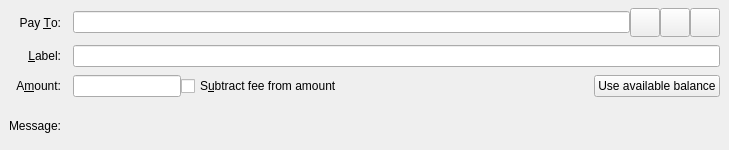
<?xml version="1.0" encoding="UTF-8"?>
<ui version="4.0">
 <class>SendCoinsEntry</class>
 <widget class="QStackedWidget" name="SendCoinsEntry">
  <property name="geometry">
   <rect>
    <x>0</x>
    <y>0</y>
    <width>729</width>
    <height>150</height>
   </rect>
  </property>
  <property name="focusPolicy">
   <enum>Qt::TabFocus</enum>
  </property>
  <property name="autoFillBackground">
   <bool>false</bool>
  </property>
  <widget class="QFrame" name="SendCoins">
   <property name="toolTip">
    <string>This is a normal payment.</string>
   </property>
   <property name="frameShape">
    <enum>QFrame::NoFrame</enum>
   </property>
   <layout class="QGridLayout" name="gridLayout">
    <property name="topMargin">
     <number>8</number>
    </property>
    <property name="bottomMargin">
     <number>4</number>
    </property>
    <property name="horizontalSpacing">
     <number>12</number>
    </property>
    <property name="verticalSpacing">
     <number>8</number>
    </property>
    <item row="0" column="0">
     <widget class="QLabel" name="payToLabel">
      <property name="text">
       <string>Pay &amp;To:</string>
      </property>
      <property name="alignment">
       <set>Qt::AlignRight|Qt::AlignTrailing|Qt::AlignVCenter</set>
      </property>
      <property name="buddy">
       <cstring>payTo</cstring>
      </property>
     </widget>
    </item>
    <item row="0" column="1">
     <layout class="QHBoxLayout" name="payToLayout">
      <property name="spacing">
       <number>0</number>
      </property>
      <item>
       <widget class="QValidatedLineEdit" name="payTo">
        <property name="toolTip">
         <string>The %1 address to send the payment to</string>
        </property>
       </widget>
      </item>
      <item>
       <widget class="QToolButton" name="addressBookButton">
        <property name="toolTip">
         <string>Choose previously used address</string>
        </property>
        <property name="text">
         <string/>
        </property>
        <property name="icon">
         <iconset resource="../vericonomy.qrc">
          <normaloff>:/icons/address-book</normaloff>:/icons/address-book</iconset>
        </property>
        <property name="iconSize">
         <size>
          <width>22</width>
          <height>22</height>
         </size>
        </property>
        <property name="shortcut">
         <string>Alt+A</string>
        </property>
       </widget>
      </item>
      <item>
       <widget class="QToolButton" name="pasteButton">
        <property name="toolTip">
         <string>Paste address from clipboard</string>
        </property>
        <property name="text">
         <string/>
        </property>
        <property name="icon">
         <iconset resource="../vericonomy.qrc">
          <normaloff>:/icons/editpaste</normaloff>:/icons/editpaste</iconset>
        </property>
        <property name="iconSize">
         <size>
          <width>22</width>
          <height>22</height>
         </size>
        </property>
        <property name="shortcut">
         <string>Alt+P</string>
        </property>
       </widget>
      </item>
      <item>
       <widget class="QToolButton" name="deleteButton">
        <property name="toolTip">
         <string>Remove this entry</string>
        </property>
        <property name="text">
         <string/>
        </property>
        <property name="icon">
         <iconset resource="../vericonomy.qrc">
          <normaloff>:/icons/remove</normaloff>:/icons/remove</iconset>
        </property>
        <property name="iconSize">
         <size>
          <width>22</width>
          <height>22</height>
         </size>
        </property>
       </widget>
      </item>
     </layout>
    </item>
    <item row="1" column="0">
     <widget class="QLabel" name="labellLabel">
      <property name="text">
       <string>&amp;Label:</string>
      </property>
      <property name="alignment">
       <set>Qt::AlignRight|Qt::AlignTrailing|Qt::AlignVCenter</set>
      </property>
      <property name="buddy">
       <cstring>addAsLabel</cstring>
      </property>
     </widget>
    </item>
    <item row="1" column="1">
     <widget class="QLineEdit" name="addAsLabel">
      <property name="toolTip">
       <string>Enter a label for this address to add it to the list of used addresses</string>
      </property>
     </widget>
    </item>
    <item row="2" column="0">
     <widget class="QLabel" name="amountLabel">
      <property name="text">
       <string>A&amp;mount:</string>
      </property>
      <property name="alignment">
       <set>Qt::AlignRight|Qt::AlignTrailing|Qt::AlignVCenter</set>
      </property>
      <property name="buddy">
       <cstring>payAmount</cstring>
      </property>
     </widget>
    </item>
    <item row="2" column="1">
     <layout class="QHBoxLayout" name="horizontalLayoutAmount" stretch="0,1,0">
      <item>
       <widget class="BitcoinAmountField" name="payAmount">
         <property name="toolTip">
          <string>The amount to send in the selected unit</string>
         </property>
       </widget>
      </item>
      <item>
       <widget class="QCheckBox" name="checkboxSubtractFeeFromAmount">
        <property name="toolTip">
         <string>The fee will be deducted from the amount being sent. The recipient will receive less %1s than you enter in the amount field. If multiple recipients are selected, the fee is split equally.</string>
        </property>
        <property name="text">
         <string>S&amp;ubtract fee from amount</string>
        </property>
       </widget>
      </item>
      <item>
       <widget class="QPushButton" name="useAvailableBalanceButton">
        <property name="text">
         <string>Use available balance</string>
        </property>
       </widget>
      </item>
     </layout>
    </item>
    <item row="3" column="0">
     <widget class="QLabel" name="messageLabel">
      <property name="text">
       <string>Message:</string>
      </property>
      <property name="alignment">
       <set>Qt::AlignRight|Qt::AlignTrailing|Qt::AlignVCenter</set>
      </property>
     </widget>
    </item>
    <item row="3" column="1">
     <widget class="QLabel" name="messageTextLabel">
      <property name="toolTip">
       <string>A message that was attached to the %1: URI which will be stored with the transaction for your reference. Note: This message will not be sent over the %2 network.</string>
      </property>
      <property name="textFormat">
       <enum>Qt::PlainText</enum>
      </property>
     </widget>
    </item>
   </layout>
  </widget>
  <widget class="QFrame" name="SendCoins_UnauthenticatedPaymentRequest">
   <property name="palette">
    <palette>
     <active>
      <colorrole role="WindowText">
       <brush brushstyle="SolidPattern">
        <color alpha="255">
         <red>0</red>
         <green>0</green>
         <blue>0</blue>
        </color>
       </brush>
      </colorrole>
      <colorrole role="Button">
       <brush brushstyle="SolidPattern">
        <color alpha="255">
         <red>255</red>
         <green>255</green>
         <blue>127</blue>
        </color>
       </brush>
      </colorrole>
      <colorrole role="Light">
       <brush brushstyle="SolidPattern">
        <color alpha="255">
         <red>255</red>
         <green>255</green>
         <blue>255</blue>
        </color>
       </brush>
      </colorrole>
      <colorrole role="Midlight">
       <brush brushstyle="SolidPattern">
        <color alpha="255">
         <red>255</red>
         <green>255</green>
         <blue>191</blue>
        </color>
       </brush>
      </colorrole>
      <colorrole role="Dark">
       <brush brushstyle="SolidPattern">
        <color alpha="255">
         <red>127</red>
         <green>127</green>
         <blue>63</blue>
        </color>
       </brush>
      </colorrole>
      <colorrole role="Mid">
       <brush brushstyle="SolidPattern">
        <color alpha="255">
         <red>170</red>
         <green>170</green>
         <blue>84</blue>
        </color>
       </brush>
      </colorrole>
      <colorrole role="Text">
       <brush brushstyle="SolidPattern">
        <color alpha="255">
         <red>0</red>
         <green>0</green>
         <blue>0</blue>
        </color>
       </brush>
      </colorrole>
      <colorrole role="BrightText">
       <brush brushstyle="SolidPattern">
        <color alpha="255">
         <red>255</red>
         <green>255</green>
         <blue>255</blue>
        </color>
       </brush>
      </colorrole>
      <colorrole role="ButtonText">
       <brush brushstyle="SolidPattern">
        <color alpha="255">
         <red>0</red>
         <green>0</green>
         <blue>0</blue>
        </color>
       </brush>
      </colorrole>
      <colorrole role="Base">
       <brush brushstyle="SolidPattern">
        <color alpha="255">
         <red>255</red>
         <green>255</green>
         <blue>255</blue>
        </color>
       </brush>
      </colorrole>
      <colorrole role="Window">
       <brush brushstyle="SolidPattern">
        <color alpha="255">
         <red>255</red>
         <green>255</green>
         <blue>127</blue>
        </color>
       </brush>
      </colorrole>
      <colorrole role="Shadow">
       <brush brushstyle="SolidPattern">
        <color alpha="255">
         <red>0</red>
         <green>0</green>
         <blue>0</blue>
        </color>
       </brush>
      </colorrole>
      <colorrole role="AlternateBase">
       <brush brushstyle="SolidPattern">
        <color alpha="255">
         <red>255</red>
         <green>255</green>
         <blue>191</blue>
        </color>
       </brush>
      </colorrole>
      <colorrole role="ToolTipBase">
       <brush brushstyle="SolidPattern">
        <color alpha="255">
         <red>255</red>
         <green>255</green>
         <blue>220</blue>
        </color>
       </brush>
      </colorrole>
      <colorrole role="ToolTipText">
       <brush brushstyle="SolidPattern">
        <color alpha="255">
         <red>0</red>
         <green>0</green>
         <blue>0</blue>
        </color>
       </brush>
      </colorrole>
     </active>
     <inactive>
      <colorrole role="WindowText">
       <brush brushstyle="SolidPattern">
        <color alpha="255">
         <red>0</red>
         <green>0</green>
         <blue>0</blue>
        </color>
       </brush>
      </colorrole>
      <colorrole role="Button">
       <brush brushstyle="SolidPattern">
        <color alpha="255">
         <red>255</red>
         <green>255</green>
         <blue>127</blue>
        </color>
       </brush>
      </colorrole>
      <colorrole role="Light">
       <brush brushstyle="SolidPattern">
        <color alpha="255">
         <red>255</red>
         <green>255</green>
         <blue>255</blue>
        </color>
       </brush>
      </colorrole>
      <colorrole role="Midlight">
       <brush brushstyle="SolidPattern">
        <color alpha="255">
         <red>255</red>
         <green>255</green>
         <blue>191</blue>
        </color>
       </brush>
      </colorrole>
      <colorrole role="Dark">
       <brush brushstyle="SolidPattern">
        <color alpha="255">
         <red>127</red>
         <green>127</green>
         <blue>63</blue>
        </color>
       </brush>
      </colorrole>
      <colorrole role="Mid">
       <brush brushstyle="SolidPattern">
        <color alpha="255">
         <red>170</red>
         <green>170</green>
         <blue>84</blue>
        </color>
       </brush>
      </colorrole>
      <colorrole role="Text">
       <brush brushstyle="SolidPattern">
        <color alpha="255">
         <red>0</red>
         <green>0</green>
         <blue>0</blue>
        </color>
       </brush>
      </colorrole>
      <colorrole role="BrightText">
       <brush brushstyle="SolidPattern">
        <color alpha="255">
         <red>255</red>
         <green>255</green>
         <blue>255</blue>
        </color>
       </brush>
      </colorrole>
      <colorrole role="ButtonText">
       <brush brushstyle="SolidPattern">
        <color alpha="255">
         <red>0</red>
         <green>0</green>
         <blue>0</blue>
        </color>
       </brush>
      </colorrole>
      <colorrole role="Base">
       <brush brushstyle="SolidPattern">
        <color alpha="255">
         <red>255</red>
         <green>255</green>
         <blue>255</blue>
        </color>
       </brush>
      </colorrole>
      <colorrole role="Window">
       <brush brushstyle="SolidPattern">
        <color alpha="255">
         <red>255</red>
         <green>255</green>
         <blue>127</blue>
        </color>
       </brush>
      </colorrole>
      <colorrole role="Shadow">
       <brush brushstyle="SolidPattern">
        <color alpha="255">
         <red>0</red>
         <green>0</green>
         <blue>0</blue>
        </color>
       </brush>
      </colorrole>
      <colorrole role="AlternateBase">
       <brush brushstyle="SolidPattern">
        <color alpha="255">
         <red>255</red>
         <green>255</green>
         <blue>191</blue>
        </color>
       </brush>
      </colorrole>
      <colorrole role="ToolTipBase">
       <brush brushstyle="SolidPattern">
        <color alpha="255">
         <red>255</red>
         <green>255</green>
         <blue>220</blue>
        </color>
       </brush>
      </colorrole>
      <colorrole role="ToolTipText">
       <brush brushstyle="SolidPattern">
        <color alpha="255">
         <red>0</red>
         <green>0</green>
         <blue>0</blue>
        </color>
       </brush>
      </colorrole>
     </inactive>
     <disabled>
      <colorrole role="WindowText">
       <brush brushstyle="SolidPattern">
        <color alpha="255">
         <red>127</red>
         <green>127</green>
         <blue>63</blue>
        </color>
       </brush>
      </colorrole>
      <colorrole role="Button">
       <brush brushstyle="SolidPattern">
        <color alpha="255">
         <red>255</red>
         <green>255</green>
         <blue>127</blue>
        </color>
       </brush>
      </colorrole>
      <colorrole role="Light">
       <brush brushstyle="SolidPattern">
        <color alpha="255">
         <red>255</red>
         <green>255</green>
         <blue>255</blue>
        </color>
       </brush>
      </colorrole>
      <colorrole role="Midlight">
       <brush brushstyle="SolidPattern">
        <color alpha="255">
         <red>255</red>
         <green>255</green>
         <blue>191</blue>
        </color>
       </brush>
      </colorrole>
      <colorrole role="Dark">
       <brush brushstyle="SolidPattern">
        <color alpha="255">
         <red>127</red>
         <green>127</green>
         <blue>63</blue>
        </color>
       </brush>
      </colorrole>
      <colorrole role="Mid">
       <brush brushstyle="SolidPattern">
        <color alpha="255">
         <red>170</red>
         <green>170</green>
         <blue>84</blue>
        </color>
       </brush>
      </colorrole>
      <colorrole role="Text">
       <brush brushstyle="SolidPattern">
        <color alpha="255">
         <red>127</red>
         <green>127</green>
         <blue>63</blue>
        </color>
       </brush>
      </colorrole>
      <colorrole role="BrightText">
       <brush brushstyle="SolidPattern">
        <color alpha="255">
         <red>255</red>
         <green>255</green>
         <blue>255</blue>
        </color>
       </brush>
      </colorrole>
      <colorrole role="ButtonText">
       <brush brushstyle="SolidPattern">
        <color alpha="255">
         <red>127</red>
         <green>127</green>
         <blue>63</blue>
        </color>
       </brush>
      </colorrole>
      <colorrole role="Base">
       <brush brushstyle="SolidPattern">
        <color alpha="255">
         <red>255</red>
         <green>255</green>
         <blue>127</blue>
        </color>
       </brush>
      </colorrole>
      <colorrole role="Window">
       <brush brushstyle="SolidPattern">
        <color alpha="255">
         <red>255</red>
         <green>255</green>
         <blue>127</blue>
        </color>
       </brush>
      </colorrole>
      <colorrole role="Shadow">
       <brush brushstyle="SolidPattern">
        <color alpha="255">
         <red>0</red>
         <green>0</green>
         <blue>0</blue>
        </color>
       </brush>
      </colorrole>
      <colorrole role="AlternateBase">
       <brush brushstyle="SolidPattern">
        <color alpha="255">
         <red>255</red>
         <green>255</green>
         <blue>127</blue>
        </color>
       </brush>
      </colorrole>
      <colorrole role="ToolTipBase">
       <brush brushstyle="SolidPattern">
        <color alpha="255">
         <red>255</red>
         <green>255</green>
         <blue>220</blue>
        </color>
       </brush>
      </colorrole>
      <colorrole role="ToolTipText">
       <brush brushstyle="SolidPattern">
        <color alpha="255">
         <red>0</red>
         <green>0</green>
         <blue>0</blue>
        </color>
       </brush>
      </colorrole>
     </disabled>
    </palette>
   </property>
   <property name="toolTip">
    <string>This is an unauthenticated payment request.</string>
   </property>
   <property name="autoFillBackground">
    <bool>true</bool>
   </property>
   <property name="frameShape">
    <enum>QFrame::NoFrame</enum>
   </property>
   <layout class="QGridLayout" name="gridLayout_is">
    <property name="spacing">
     <number>12</number>
    </property>
    <item row="0" column="0">
     <widget class="QLabel" name="payToLabel_is">
      <property name="text">
       <string>Pay To:</string>
      </property>
      <property name="alignment">
       <set>Qt::AlignRight|Qt::AlignTrailing|Qt::AlignVCenter</set>
      </property>
     </widget>
    </item>
    <item row="0" column="1">
     <layout class="QHBoxLayout" name="payToLayout_is">
      <property name="spacing">
       <number>0</number>
      </property>
      <item>
       <widget class="QLabel" name="payTo_is"/>
      </item>
      <item>
       <widget class="QToolButton" name="deleteButton_is">
        <property name="toolTip">
         <string>Remove this entry</string>
        </property>
        <property name="text">
         <string/>
        </property>
        <property name="icon">
         <iconset resource="../vericonomy.qrc">
          <normaloff>:/icons/remove</normaloff>:/icons/remove</iconset>
        </property>
       </widget>
      </item>
     </layout>
    </item>
    <item row="1" column="0">
     <widget class="QLabel" name="memoLabel_is">
      <property name="text">
       <string>Memo:</string>
      </property>
      <property name="alignment">
       <set>Qt::AlignRight|Qt::AlignTrailing|Qt::AlignVCenter</set>
      </property>
     </widget>
    </item>
    <item row="1" column="1">
     <widget class="QLabel" name="memoTextLabel_is">
      <property name="textFormat">
       <enum>Qt::PlainText</enum>
      </property>
     </widget>
    </item>
    <item row="2" column="0">
     <widget class="QLabel" name="amountLabel_is">
      <property name="text">
       <string>A&amp;mount:</string>
      </property>
      <property name="alignment">
       <set>Qt::AlignRight|Qt::AlignTrailing|Qt::AlignVCenter</set>
      </property>
      <property name="buddy">
       <cstring>payAmount_is</cstring>
      </property>
     </widget>
    </item>
    <item row="2" column="1">
     <widget class="BitcoinAmountField" name="payAmount_is">
      <property name="acceptDrops">
       <bool>false</bool>
      </property>
     </widget>
    </item>
   </layout>
  </widget>
  <widget class="QFrame" name="SendCoins_AuthenticatedPaymentRequest">
   <property name="palette">
    <palette>
     <active>
      <colorrole role="WindowText">
       <brush brushstyle="SolidPattern">
        <color alpha="255">
         <red>0</red>
         <green>0</green>
         <blue>0</blue>
        </color>
       </brush>
      </colorrole>
      <colorrole role="Button">
       <brush brushstyle="SolidPattern">
        <color alpha="255">
         <red>140</red>
         <green>232</green>
         <blue>119</blue>
        </color>
       </brush>
      </colorrole>
      <colorrole role="Light">
       <brush brushstyle="SolidPattern">
        <color alpha="255">
         <red>230</red>
         <green>255</green>
         <blue>224</blue>
        </color>
       </brush>
      </colorrole>
      <colorrole role="Midlight">
       <brush brushstyle="SolidPattern">
        <color alpha="255">
         <red>185</red>
         <green>243</green>
         <blue>171</blue>
        </color>
       </brush>
      </colorrole>
      <colorrole role="Dark">
       <brush brushstyle="SolidPattern">
        <color alpha="255">
         <red>70</red>
         <green>116</green>
         <blue>59</blue>
        </color>
       </brush>
      </colorrole>
      <colorrole role="Mid">
       <brush brushstyle="SolidPattern">
        <color alpha="255">
         <red>93</red>
         <green>155</green>
         <blue>79</blue>
        </color>
       </brush>
      </colorrole>
      <colorrole role="Text">
       <brush brushstyle="SolidPattern">
        <color alpha="255">
         <red>0</red>
         <green>0</green>
         <blue>0</blue>
        </color>
       </brush>
      </colorrole>
      <colorrole role="BrightText">
       <brush brushstyle="SolidPattern">
        <color alpha="255">
         <red>155</red>
         <green>255</green>
         <blue>147</blue>
        </color>
       </brush>
      </colorrole>
      <colorrole role="ButtonText">
       <brush brushstyle="SolidPattern">
        <color alpha="255">
         <red>0</red>
         <green>0</green>
         <blue>0</blue>
        </color>
       </brush>
      </colorrole>
      <colorrole role="Base">
       <brush brushstyle="SolidPattern">
        <color alpha="255">
         <red>119</red>
         <green>255</green>
         <blue>233</blue>
        </color>
       </brush>
      </colorrole>
      <colorrole role="Window">
       <brush brushstyle="SolidPattern">
        <color alpha="255">
         <red>140</red>
         <green>232</green>
         <blue>119</blue>
        </color>
       </brush>
      </colorrole>
      <colorrole role="Shadow">
       <brush brushstyle="SolidPattern">
        <color alpha="255">
         <red>0</red>
         <green>0</green>
         <blue>0</blue>
        </color>
       </brush>
      </colorrole>
      <colorrole role="AlternateBase">
       <brush brushstyle="SolidPattern">
        <color alpha="255">
         <red>197</red>
         <green>243</green>
         <blue>187</blue>
        </color>
       </brush>
      </colorrole>
      <colorrole role="NoRole">
       <brush brushstyle="SolidPattern">
        <color alpha="255">
         <red>125</red>
         <green>194</green>
         <blue>122</blue>
        </color>
       </brush>
      </colorrole>
      <colorrole role="ToolTipBase">
       <brush brushstyle="SolidPattern">
        <color alpha="255">
         <red>255</red>
         <green>255</green>
         <blue>220</blue>
        </color>
       </brush>
      </colorrole>
      <colorrole role="ToolTipText">
       <brush brushstyle="SolidPattern">
        <color alpha="255">
         <red>0</red>
         <green>0</green>
         <blue>0</blue>
        </color>
       </brush>
      </colorrole>
     </active>
     <inactive>
      <colorrole role="WindowText">
       <brush brushstyle="SolidPattern">
        <color alpha="255">
         <red>0</red>
         <green>0</green>
         <blue>0</blue>
        </color>
       </brush>
      </colorrole>
      <colorrole role="Button">
       <brush brushstyle="SolidPattern">
        <color alpha="255">
         <red>140</red>
         <green>232</green>
         <blue>119</blue>
        </color>
       </brush>
      </colorrole>
      <colorrole role="Light">
       <brush brushstyle="SolidPattern">
        <color alpha="255">
         <red>230</red>
         <green>255</green>
         <blue>224</blue>
        </color>
       </brush>
      </colorrole>
      <colorrole role="Midlight">
       <brush brushstyle="SolidPattern">
        <color alpha="255">
         <red>185</red>
         <green>243</green>
         <blue>171</blue>
        </color>
       </brush>
      </colorrole>
      <colorrole role="Dark">
       <brush brushstyle="SolidPattern">
        <color alpha="255">
         <red>70</red>
         <green>116</green>
         <blue>59</blue>
        </color>
       </brush>
      </colorrole>
      <colorrole role="Mid">
       <brush brushstyle="SolidPattern">
        <color alpha="255">
         <red>93</red>
         <green>155</green>
         <blue>79</blue>
        </color>
       </brush>
      </colorrole>
      <colorrole role="Text">
       <brush brushstyle="SolidPattern">
        <color alpha="255">
         <red>0</red>
         <green>0</green>
         <blue>0</blue>
        </color>
       </brush>
      </colorrole>
      <colorrole role="BrightText">
       <brush brushstyle="SolidPattern">
        <color alpha="255">
         <red>155</red>
         <green>255</green>
         <blue>147</blue>
        </color>
       </brush>
      </colorrole>
      <colorrole role="ButtonText">
       <brush brushstyle="SolidPattern">
        <color alpha="255">
         <red>0</red>
         <green>0</green>
         <blue>0</blue>
        </color>
       </brush>
      </colorrole>
      <colorrole role="Base">
       <brush brushstyle="SolidPattern">
        <color alpha="255">
         <red>119</red>
         <green>255</green>
         <blue>233</blue>
        </color>
       </brush>
      </colorrole>
      <colorrole role="Window">
       <brush brushstyle="SolidPattern">
        <color alpha="255">
         <red>140</red>
         <green>232</green>
         <blue>119</blue>
        </color>
       </brush>
      </colorrole>
      <colorrole role="Shadow">
       <brush brushstyle="SolidPattern">
        <color alpha="255">
         <red>0</red>
         <green>0</green>
         <blue>0</blue>
        </color>
       </brush>
      </colorrole>
      <colorrole role="AlternateBase">
       <brush brushstyle="SolidPattern">
        <color alpha="255">
         <red>197</red>
         <green>243</green>
         <blue>187</blue>
        </color>
       </brush>
      </colorrole>
      <colorrole role="NoRole">
       <brush brushstyle="SolidPattern">
        <color alpha="255">
         <red>125</red>
         <green>194</green>
         <blue>122</blue>
        </color>
       </brush>
      </colorrole>
      <colorrole role="ToolTipBase">
       <brush brushstyle="SolidPattern">
        <color alpha="255">
         <red>255</red>
         <green>255</green>
         <blue>220</blue>
        </color>
       </brush>
      </colorrole>
      <colorrole role="ToolTipText">
       <brush brushstyle="SolidPattern">
        <color alpha="255">
         <red>0</red>
         <green>0</green>
         <blue>0</blue>
        </color>
       </brush>
      </colorrole>
     </inactive>
     <disabled>
      <colorrole role="WindowText">
       <brush brushstyle="SolidPattern">
        <color alpha="255">
         <red>70</red>
         <green>116</green>
         <blue>59</blue>
        </color>
       </brush>
      </colorrole>
      <colorrole role="Button">
       <brush brushstyle="SolidPattern">
        <color alpha="255">
         <red>140</red>
         <green>232</green>
         <blue>119</blue>
        </color>
       </brush>
      </colorrole>
      <colorrole role="Light">
       <brush brushstyle="SolidPattern">
        <color alpha="255">
         <red>230</red>
         <green>255</green>
         <blue>224</blue>
        </color>
       </brush>
      </colorrole>
      <colorrole role="Midlight">
       <brush brushstyle="SolidPattern">
        <color alpha="255">
         <red>185</red>
         <green>243</green>
         <blue>171</blue>
        </color>
       </brush>
      </colorrole>
      <colorrole role="Dark">
       <brush brushstyle="SolidPattern">
        <color alpha="255">
         <red>70</red>
         <green>116</green>
         <blue>59</blue>
        </color>
       </brush>
      </colorrole>
      <colorrole role="Mid">
       <brush brushstyle="SolidPattern">
        <color alpha="255">
         <red>93</red>
         <green>155</green>
         <blue>79</blue>
        </color>
       </brush>
      </colorrole>
      <colorrole role="Text">
       <brush brushstyle="SolidPattern">
        <color alpha="255">
         <red>70</red>
         <green>116</green>
         <blue>59</blue>
        </color>
       </brush>
      </colorrole>
      <colorrole role="BrightText">
       <brush brushstyle="SolidPattern">
        <color alpha="255">
         <red>155</red>
         <green>255</green>
         <blue>147</blue>
        </color>
       </brush>
      </colorrole>
      <colorrole role="ButtonText">
       <brush brushstyle="SolidPattern">
        <color alpha="255">
         <red>70</red>
         <green>116</green>
         <blue>59</blue>
        </color>
       </brush>
      </colorrole>
      <colorrole role="Base">
       <brush brushstyle="SolidPattern">
        <color alpha="255">
         <red>140</red>
         <green>232</green>
         <blue>119</blue>
        </color>
       </brush>
      </colorrole>
      <colorrole role="Window">
       <brush brushstyle="SolidPattern">
        <color alpha="255">
         <red>140</red>
         <green>232</green>
         <blue>119</blue>
        </color>
       </brush>
      </colorrole>
      <colorrole role="Shadow">
       <brush brushstyle="SolidPattern">
        <color alpha="255">
         <red>0</red>
         <green>0</green>
         <blue>0</blue>
        </color>
       </brush>
      </colorrole>
      <colorrole role="AlternateBase">
       <brush brushstyle="SolidPattern">
        <color alpha="255">
         <red>140</red>
         <green>232</green>
         <blue>119</blue>
        </color>
       </brush>
      </colorrole>
      <colorrole role="NoRole">
       <brush brushstyle="SolidPattern">
        <color alpha="255">
         <red>125</red>
         <green>194</green>
         <blue>122</blue>
        </color>
       </brush>
      </colorrole>
      <colorrole role="ToolTipBase">
       <brush brushstyle="SolidPattern">
        <color alpha="255">
         <red>255</red>
         <green>255</green>
         <blue>220</blue>
        </color>
       </brush>
      </colorrole>
      <colorrole role="ToolTipText">
       <brush brushstyle="SolidPattern">
        <color alpha="255">
         <red>0</red>
         <green>0</green>
         <blue>0</blue>
        </color>
       </brush>
      </colorrole>
     </disabled>
    </palette>
   </property>
   <property name="toolTip">
    <string>This is an authenticated payment request.</string>
   </property>
   <property name="autoFillBackground">
    <bool>true</bool>
   </property>
   <property name="frameShape">
    <enum>QFrame::NoFrame</enum>
   </property>
   <layout class="QGridLayout" name="gridLayout_s">
    <property name="spacing">
     <number>12</number>
    </property>
    <item row="0" column="0">
     <widget class="QLabel" name="payToLabel_s">
      <property name="text">
       <string>Pay To:</string>
      </property>
      <property name="alignment">
       <set>Qt::AlignRight|Qt::AlignTrailing|Qt::AlignVCenter</set>
      </property>
     </widget>
    </item>
    <item row="0" column="1">
     <layout class="QHBoxLayout" name="payToLayout_s">
      <property name="spacing">
       <number>0</number>
      </property>
      <item>
       <widget class="QLabel" name="payTo_s">
        <property name="textFormat">
         <enum>Qt::PlainText</enum>
        </property>
       </widget>
      </item>
      <item>
       <widget class="QToolButton" name="deleteButton_s">
        <property name="toolTip">
         <string>Remove this entry</string>
        </property>
        <property name="text">
         <string/>
        </property>
        <property name="icon">
         <iconset resource="../vericonomy.qrc">
          <normaloff>:/icons/remove</normaloff>:/icons/remove</iconset>
        </property>
       </widget>
      </item>
     </layout>
    </item>
    <item row="1" column="0">
     <widget class="QLabel" name="memoLabel_s">
      <property name="text">
       <string>Memo:</string>
      </property>
      <property name="alignment">
       <set>Qt::AlignRight|Qt::AlignTrailing|Qt::AlignVCenter</set>
      </property>
     </widget>
    </item>
    <item row="1" column="1">
     <widget class="QLabel" name="memoTextLabel_s">
      <property name="textFormat">
       <enum>Qt::PlainText</enum>
      </property>
     </widget>
    </item>
    <item row="2" column="0">
     <widget class="QLabel" name="amountLabel_s">
      <property name="text">
       <string>A&amp;mount:</string>
      </property>
      <property name="alignment">
       <set>Qt::AlignRight|Qt::AlignTrailing|Qt::AlignVCenter</set>
      </property>
      <property name="buddy">
       <cstring>payAmount_s</cstring>
      </property>
     </widget>
    </item>
    <item row="2" column="1">
     <widget class="BitcoinAmountField" name="payAmount_s">
      <property name="acceptDrops">
       <bool>false</bool>
      </property>
     </widget>
    </item>
   </layout>
  </widget>
 </widget>
 <customwidgets>
  <customwidget>
   <class>QValidatedLineEdit</class>
   <extends>QLineEdit</extends>
   <header>qt/qvalidatedlineedit.h</header>
  </customwidget>
  <customwidget>
   <class>BitcoinAmountField</class>
   <extends>QLineEdit</extends>
   <header>qt/bitcoinamountfield.h</header>
  </customwidget>
 </customwidgets>
 <tabstops>
  <tabstop>payTo</tabstop>
  <tabstop>addressBookButton</tabstop>
  <tabstop>pasteButton</tabstop>
  <tabstop>deleteButton</tabstop>
  <tabstop>addAsLabel</tabstop>
  <tabstop>payAmount</tabstop>
  <tabstop>payAmount_is</tabstop>
  <tabstop>deleteButton_is</tabstop>
  <tabstop>payAmount_s</tabstop>
  <tabstop>deleteButton_s</tabstop>
 </tabstops>
 <resources>
  <include location="../vericonomy.qrc"/>
 </resources>
 <connections/>
</ui>
